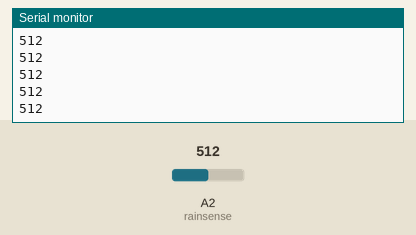
Simulated run of this sketch. Board: Arduino Uno, built with avr-gcc and run on an emulated ATmega328P. On the bench: the last lines printed to the serial monitor. Inputs (shaded band) come from the test bench; at power-on: A2 (rainsense) = 512.

Above: at 1.2 s.
1.3 s: A2 (rainsense) set to 716
At 1.68 s:
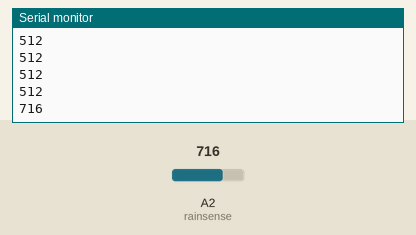
2.8 s: A2 (rainsense) set to 900
At 2.93 s:
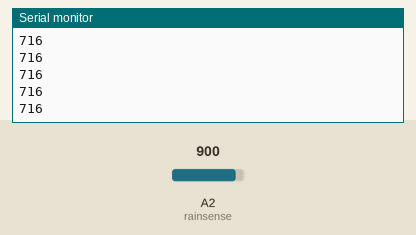
Timing chart, 0 to 5.8 s (numbered marks = the images above; inputs shaded):
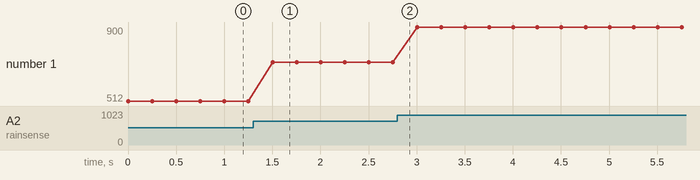

The sketch:

Code001.ino
```cpp
int rainsense = A2; // analog sensor input pin 2


void setup() {
  Serial.begin(9600);

  pinMode(rainsense, INPUT);
}
void loop() {
  int rainSenseReading = analogRead(rainsense);
  Serial.println(rainSenseReading); // serial monitoring message
  delay(250);// rain sensing value from 0 to 1023.

}
```

Measured:
- after the input at 1.3 s, the serial monitor: prints a new line after 0.20 s (image 1)
- plotted number 1: 512 → 716 after the input at 1.3 s, 716 → 900 after the input at 2.8 s
